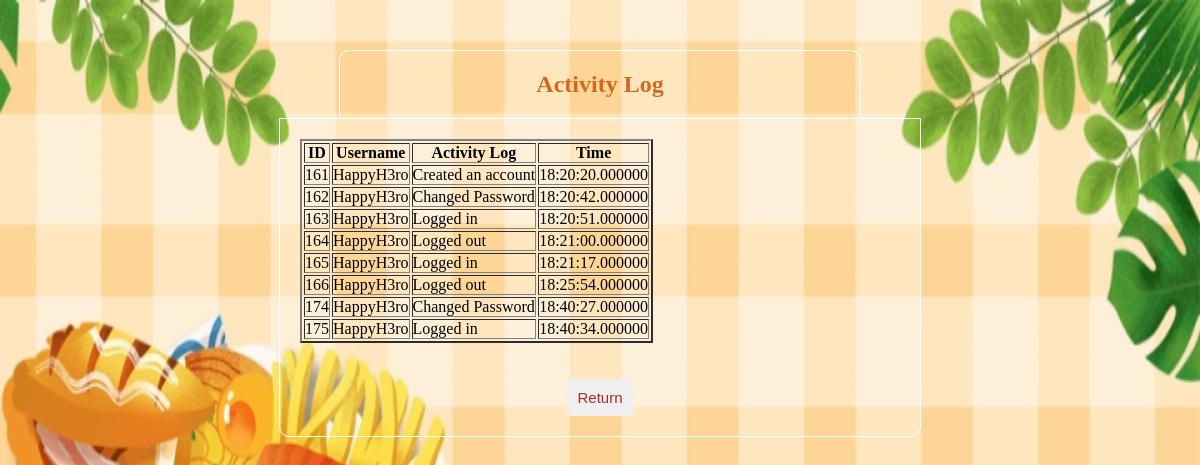
/activity_log.php (signed in), run on the app's committed database.
### tables this page shows
CREATE TABLE `activity_log` (
  `id` int(10) NOT NULL,
  `userid` int(25) DEFAULT NULL,
  `username` varchar(150) NOT NULL,
  `activity` varchar(255) NOT NULL,
  `time_log` time(6) NOT NULL
);

### activity_log.php (the view, shortened to what this page needs)
<!doctype html>
<html>
<head>
	<link rel="stylesheet" type="text/css" href="style.css">
</head>
<body>
<div class="header">
	<h2>Activity Log</h2>
</div>
	<form method="post" action="activity_log.php">
		<?php
			$last = $_SESSION['hidden_name'];
			$db = mysqli_connect('localhost','root','','registration');
			$result = mysqli_query($db,"SELECT * FROM activity_log WHERE username='$last'");
			echo '<table border="2">
					<tr>
						<th>
							 ID
						</th>
						<th>
							Username
						</th>
						<th>
							Activity Log
						</th>
						<th>
							Time
						</th>
					</tr>';
					while($row = mysqli_fetch_array($result)){
						echo '<tr>
							<td>'.$row['id'].'</td>
							<td>'.$row['username'].'</td>
							<td>'.$row['activity'].'</td>
							<td>'.$row['time_log'].'</td>
						</tr>';
					}
					echo '</table>';
		?>
		<br><br>
		<center><button type="submit" name="returnb" class="btn">Return</button></center>
	</form>
</body>
</html>

### style.css (style rules this page uses)
* { margin: 0px; padding: 0px; }
body { background-image: url("bgbg.jpg"); background-repeat: no-repeat; background-attachment: fixed; background-size: 100% 100%; }
.header { width: 40%; margin: 50px auto 0px; color: chocolate; background: transparent; text-align: center; border: 1px solid white; border-bottom: none; border-radius: 10px 10px 0px 0px; padding: 20px; }
form, .content { width: 50%; margin: 0px auto; padding: 20px; border: 1px solid white; background: transparent; border-radius: 0px 0px 10px 10px; }
.btn { padding: 10px; font-size: 15px; color: brown; border: none; border-radius: 5px; transition-duration: 0.4s; }

### data on the page
activity_log: id "161", username "HappyH3ro", activity "Created an account", time_log "18:20:20.000000"
activity_log: id "162", username "HappyH3ro", activity "Changed Password", time_log "18:20:42.000000"
activity_log: id "163", username "HappyH3ro", activity "Logged in", time_log "18:20:51.000000"
activity_log: id "164", username "HappyH3ro", activity "Logged out", time_log "18:21:00.000000"
activity_log: id "165", username "HappyH3ro", activity "Logged in", time_log "18:21:17.000000"
activity_log: id "166", username "HappyH3ro", activity "Logged out", time_log "18:25:54.000000"
activity_log: id "174", username "HappyH3ro", activity "Changed Password", time_log "18:40:27.000000"
activity_log: id "175", username "HappyH3ro", activity "Logged in", time_log "18:40:34.000000"
